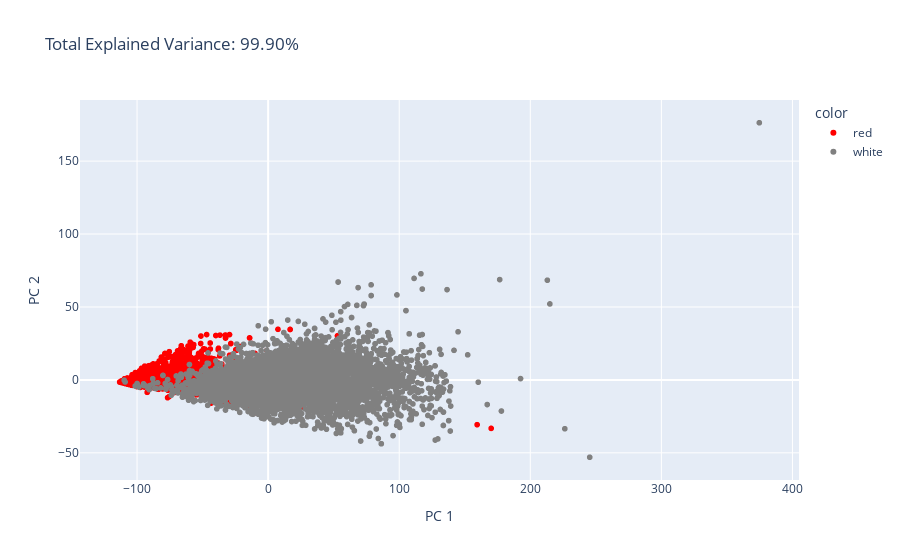

The code cell stored with this chart in its notebook:
### Code cell
# 2D version:

total_var = pca.explained_variance_ratio_.sum() * 100
fig = px.scatter(
    components, x=0, y=1, color = num_to_name(target),
    color_discrete_sequence=["red", "grey"],
    title=f'Total Explained Variance: {total_var:.2f}%',
    labels={'0': 'PC 1', '1': 'PC 2'}
)
fig.show()

### Figure 1 — Plotly figure (JSON) as saved in the notebook; plotly's stock layout.template omitted (floating-point values rounded to 4 significant figures; data arrays with more than 128 entries replaced by an {"elided": "..."} marker saying what was removed)
{"data": [{"hovertemplate": "color=red<br>PC 1=%{x}<br>PC 2=%{y}<extra></extra>", "legendgroup": "red", "marker": {"color": "red", "symbol": "circle"}, "mode": "markers", "name": "red", "showlegend": true, "type": "scattergl", "x": {"elided": "1599 float values"}, "xaxis": "x", "y": {"elided": "1599 float values"}, "yaxis": "y"}, {"hovertemplate": "color=white<br>PC 1=%{x}<br>PC 2=%{y}<extra></extra>", "legendgroup": "white", "marker": {"color": "grey", "symbol": "circle"}, "mode": "markers", "name": "white", "showlegend": true, "type": "scattergl", "x": {"elided": "4898 float values"}, "xaxis": "x", "y": {"elided": "4898 float values"}, "yaxis": "y"}], "layout": {"legend": {"title": {"text": "color"}, "tracegroupgap": 0}, "title": {"text": "Total Explained Variance: 99.90%"}, "xaxis": {"anchor": "y", "domain": [0, 1], "title": {"text": "PC 1"}}, "yaxis": {"anchor": "x", "domain": [0, 1], "title": {"text": "PC 2"}}}}
